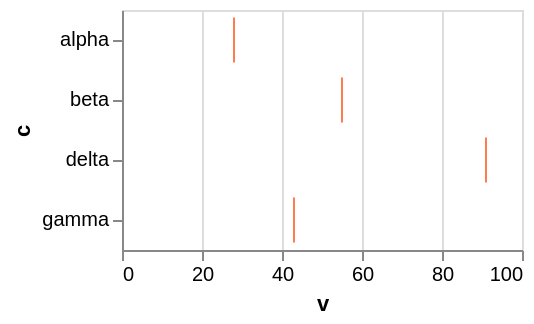

This figure's Vega-Lite source:
### Vega-Lite specification from a JSON file in a GitHub repository (floating-point values rounded to 4 significant figures)
{"$schema": "https://vega.github.io/schema/vega-lite/v6.json", "width": 200, "height": 120, "data": {"values": [{"c": "alpha", "v": 28, "w": 3, "t": "2024-01-07"}, {"c": "beta", "v": 55, "w": 7, "t": "2024-03-19"}, {"c": "gamma", "v": 43, "w": 5, "t": "2024-06-02"}, {"c": "delta", "v": 91, "w": 9, "t": "2024-09-11"}]}, "mark": {"type": "tick", "fill": "orangered"}, "encoding": {"x": {"field": "v", "type": "quantitative"}, "y": {"field": "c", "type": "nominal"}}}
